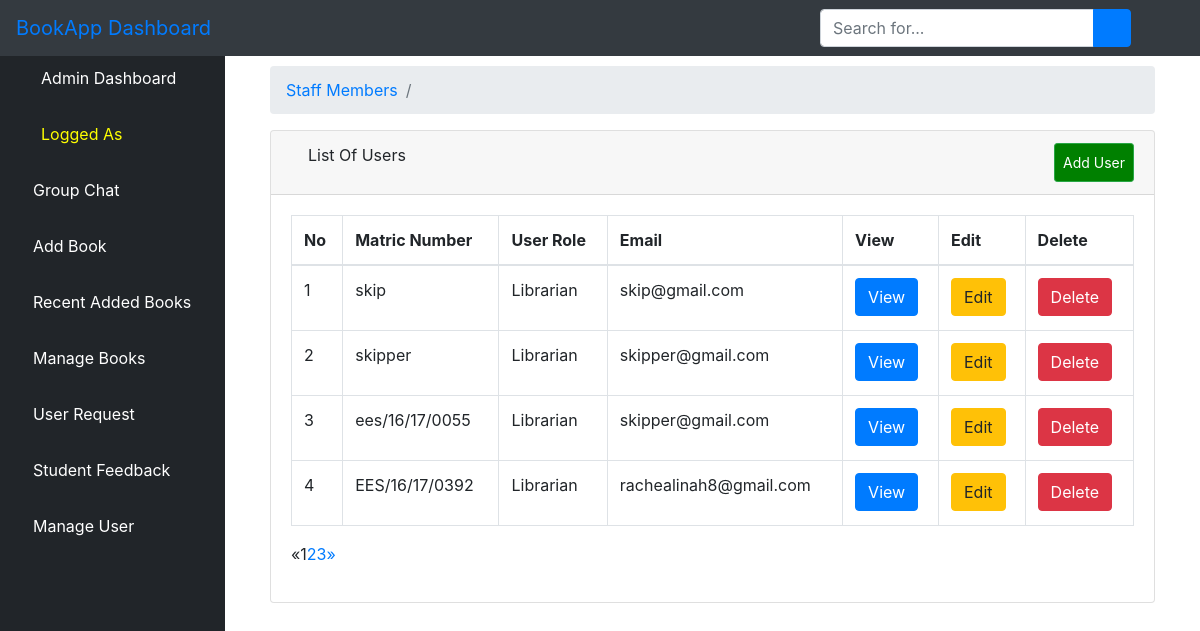
The page /aluser/ on the database its author committed.
### bookstore/models.py (models this page shows)
class User(AbstractUser):
    is_admin = models.BooleanField(default=False)
    is_publisher = models.BooleanField(default=False)
    is_librarian = models.BooleanField(default=False)
    class Meta:
        swappable = 'AUTH_USER_MODEL'

### bookstore/views.py (the view)
# urls.py: path('aluser/', views.ListUserView.as_view(), name='aluser'),
class ListUserView(generic.ListView):
    model = User
    template_name = 'dashboard/list_users.html'
    context_object_name = 'users'
    paginate_by = 4
    def get_queryset(self):
        return User.objects.order_by('-id')

### bookstore/templates/dashboard/list_users.html (shortened to what this page needs)
{% extends 'dashboard/base.html' %}
{% block body %}
        <div class="container-fluid">
        <div class="row">
          <div class="col-12 mb-3">
          <div class="col-12 mb-3">
                <div id="content-wrapper">
        <div class="container-fluid">
            <ol class="breadcrumb">
                <li class="breadcrumb-item">
                    <a href="">Staff Members</a>
                </li>
                <li class="breadcrumb-item active"></li>
            </ol>
            <div class="card mb-3">
                <div class="card-header">
                    <i class="fas fa-table"></i>
                    List Of Users
                    <a  class="btn btn-sm btn-success" href="{% url 'create_user_form' %}" style="padding: 8px; float: right; background-color: green; color: white;">Add User</a>
                </div>
                <div class="card-body">
                    <div class="table-responsive">
                        <table class="table table-bordered" id="dataTable" width="100%" cellspacing="0">
                            <thead>
                            <tr>
                                <th>No</th>
                                <th>Matric Number</th>
                                <th>User Role</th>
                                <th>Email</th>
                                <th>View</th>
                                <th>Edit</th>
                                <th>Delete</th>
                            </tr>
                            </thead>
                            <tbody>
                        {% if users %}
                            {% for user in users %}
                                <tr>
                                    <td>{{ forloop.counter }}</td>
                                    <td>{{ user.username }}</td>
                                    <td>{% if user.is_publisher == True %}
                                      <p>Publisher</p>
                                    {% elif user.is_admin == True %}
                                      <p>Admin</p>
                                    {% else %}
                                    <p>Librarian</p>
                                      {% endif %}
                                    </td>
                                    <td>{{ user.email }}</td>
                                    <td>
                <a href="{% url 'alvuser' user.pk %}"><button type="button" class="btn btn-primary"> View</button></a>
                 </td>
                <td>
                <a href="{% url 'aeuser' user.pk %}"><button type="button" class="btn btn-warning"> Edit</button></a>
        </td>
        <td>
          <a href="{% url 'aduser' user.pk %}"><button type="button" class="btn btn-danger"> Delete</button></a></td>
                                </tr>
                            {% endfor %}
                        {% endif %}
                            </tbody>
                        </table>
                          {% if is_paginated %}
  <ul class="pagination">
    {% if page_obj.has_previous %}
      <li><a href="?page={{ page_obj.previous_page_number }}">&laquo;</a></li>
    {% else %}
      <li class="disabled"><span>&laquo;</span></li>
    {% endif %}
    {% for i in paginator.page_range %}
      {% if page_obj.number == i %}
        <li class="active"><span>{{ i }} <span class="sr-only">(current)</span></span></li>
      {% else %}
        <li><a href="?page={{ i }}">{{ i }}</a></li>
      {% endif %}
    {% endfor %}
    {% if page_obj.has_next %}
      <li><a href="?page={{ page_obj.next_page_number }}">&raquo;</a></li>
    {% else %}
      <li class="disabled"><span>&raquo;</span></li>
    {% endif %}
  </ul>
{% endif %}
                    </div>
                </div>
            </div>
        </div>
    </div>
          </div>
        </div>
      </div>
    </div>
{% endblock %}

### bookstore/templates/dashboard/base.html (shortened to what this page needs)
{% load static %}
<!DOCTYPE html>
<html lang="en">
<head>
    {% load static %}
    <link href="{% static 'vendor/fontawesome-free/css/all.min.css' %}" rel="stylesheet" type="text/css">
       <link rel="stylesheet" href="{% static 'assets/css/bootstrap.min.css' %}">
      <link rel="stylesheet" href="{% static 'assets/fonts/font-awesome-4.7.0/css/font-awesome.min.css' %}">
    <link href="{% static 'vendor/datatables/dataTables.bootstrap4.css' %}" rel="stylesheet">
    <link rel="stylesheet" type="text/css" href="{% static 'css/master.css' %}">
    <link href="{% static 'css/sb-admin.css' %}" rel="stylesheet">
</head>
<body id="page-top">
<nav class="navbar navbar-expand navbar-dark bg-dark fixed-top">
    <a class="navbar-brand mr-1 text-primary" href="">BookApp Dashboard</a>
    <button class="btn btn-link btn-sm text-white order-1 order-sm-0" id="sidebarToggle" href="#">
        <i class="fas fa-bars"></i>
    </button>
      <form class="d-none d-md-inline-block form-inline ml-auto mr-0 mr-md-3 my-2 my-md-0" action="{% url 'asearch' %}">
        <div class="input-group">
            <input type="text" class="form-control" name="query" placeholder="Search for..." aria-label="Search" aria-describedby="basic-addon2">
            <div class="input-group-append">
                <button class="btn btn-primary" type="submit">
                    <i class="fas fa-search"></i>
                </button>
            </div>
        </div>
    </form>
    <ul class="navbar-nav ml-auto ml-md-0">
        <li class="nav-item dropdown no-arrow">
            <a class="nav-link dropdown-toggle" href="#" id="userDropdown" role="button" data-toggle="dropdown" aria-haspopup="true" aria-expanded="false">
                <i class="fas fa-user-circle fa-fw text-primary"></i>
            </a>
        </li>
    </ul>
</nav>
<div id="wrapper" style="padding-top: 50px">
<ul class="sidebar navbar-nav">
    <li class="nav-item active">
        <a class="nav-link" href="{% url 'dashboard' %}">
            <i class="fas fa-fw fa-tachometer-alt"></i>
            <span>Admin Dashboard</span>
        </a>
    </li>
    <li class="nav-item active">
        <a class="nav-link" href="">
            <i class="fas fa-user-circle fa-fw text-warning"></i>
            <span style="color: yellow">Logged As {{ user.username }}</span>
        </a>
    </li>
    <li class="nav-item">
        <a class="nav-link" href="{% url 'alchat' %}">
            <i class="fas fa-book text-primary"></i>
            <span style="color: white">Group Chat</span>
        </a>
    </li>
        <li class="nav-item">
        <a class="nav-link" href="{% url 'aabook_form' %}">
            <i class="fas fa-book text-primary"></i>
            <span style="color: white">Add Book</span>
        </a>
    </li>
    <li class="nav-item">
        <a class="nav-link" href="{% url 'albook' %}">
            <i class="fas fa-book text-primary"></i>
            <span style="color: white">Recent Added Books</span>
        </a>
    </li>
      <li class="nav-item">
        <a class="nav-link" href="{% url 'ambook' %}">
            <i class="fas fa-book text-primary"></i>
            <span style="color: white">Manage Books</span>
        </a>
    </li>
     <li class="nav-item">
        <a class="nav-link" href="{% url 'adrequest' %}">
            <i class="fas fa-book text-primary"></i>
            <span style="color: white">User Request</span>
        </a>
    </li>
     <li class="nav-item">
        <a class="nav-link" href="{% url 'afeedback' %}">
            <i class="fas fa-book text-primary"></i>
            <span style="color: white">Student Feedback</span>
        </a>
    </li>
     <li class="nav-item">
        <a class="nav-link" href="{% url 'aluser' %}">
            <i class="fas fa-user text-primary"></i>
            <span style="color: white">Manage User</span>
        </a>
    </li>
</ul>
    {% block body %}{% endblock %}
</div>

### static/css/master.css (style rules this page uses)
html { scroll-behavior: smooth; }
li { list-style-type: none; }

### bookstore/templates/dashboard/base.html (style rules this page uses)
body { display: flex; flex-direction: column; min-height: 100vh; }

### rows shown on the page
User: username "skip", is_publisher "Librarian", email "skip@gmail.com"
User: username "skipper", is_publisher "Librarian", email "skipper@gmail.com"
User: username "ees/16/17/0055", is_publisher "Librarian", email "skipper@gmail.com"
User: username "EES/16/17/0392", is_publisher "Librarian", email "rachealinah8@gmail.com"

### other values the page prints
{{ i }} "1"
{{ i }} "2" "3"
